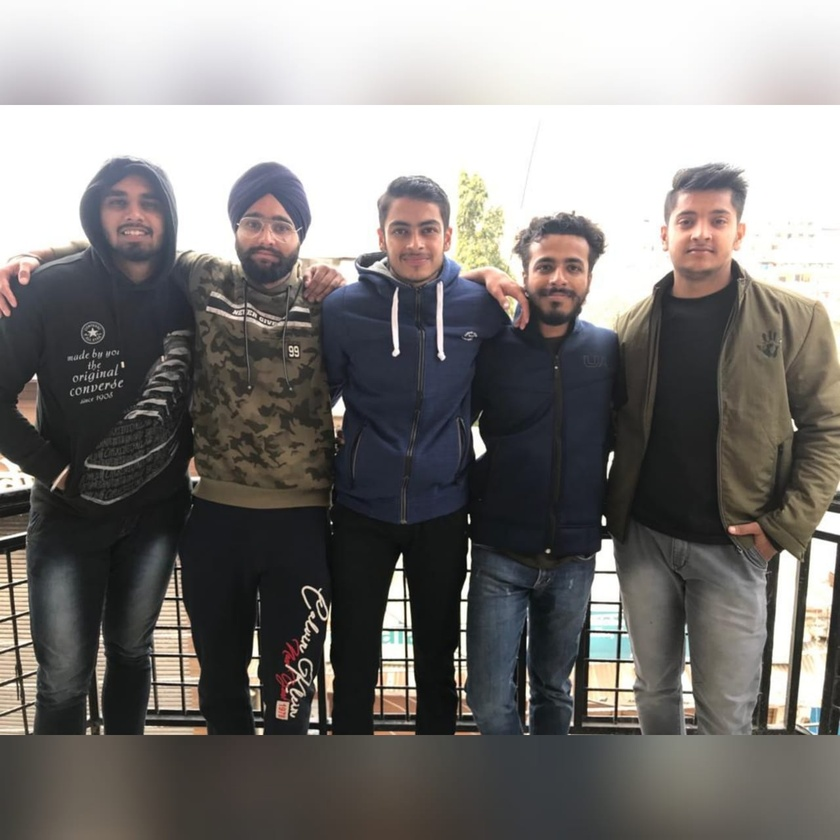
#> input picture images/Group.jpg, 840 x 840 px, shrunk from 1280 x 1280 before the run
$ python -i CV_cartoonize.py   (imports and definitions only)
#> lines starting #> are read from the running program, lines starting #| are printed output that depends on the picture; after the words box and inside, x2 and y2 are one past the last pixel; in counts of white or black regions, pixels touching at a corner belong together
#> further down, picture is the input picture: PIL image 840x840 RGB; mean R, G, B 126.2, 123.5, 121.4
import streamlit as st
import cv2
import numpy as np
import matplotlib.pyplot as plt
from PIL import Image
import os


face_cascade = cv2.CascadeClassifier('frecog/haarcascade_frontalface_default.xml')
eye_cascade = cv2.CascadeClassifier('frecog/haarcascade_eye.xml')
smile_cascade = cv2.CascadeClassifier('frecog/haarcascade_smile.xml')

def cartoonize_image(our_image):
	new_img = np.array(our_image.convert('RGB'))
	img = cv2.cvtColor(new_img,1)
	gray = cv2.cvtColor(new_img, cv2.COLOR_BGR2GRAY)
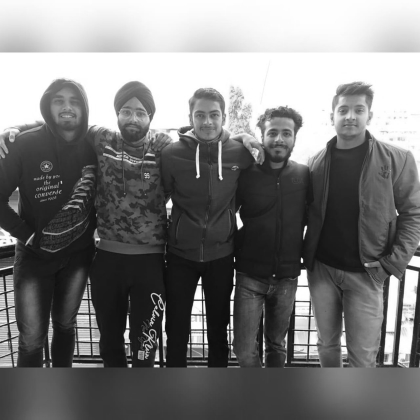
#> gray: shape (840, 840) (shown at 1/2 size); min 3, max 255, mean 123.1


	st.markdown("#### Original Image")
#> (this line was passed over: streamlit is not available in this run)
	#st.image(our_image, width = 800)
	plt.figure(figsize = (12,8))
	plt.imshow(our_image)
	st.pyplot()
#> (this line was passed over: streamlit is not available in this run)


	# Edges
	gray = cv2.medianBlur(gray, 5)
	edges = cv2.adaptiveThreshold(gray, 255, cv2.ADAPTIVE_THRESH_MEAN_C, cv2.THRESH_BINARY, 9, 9)
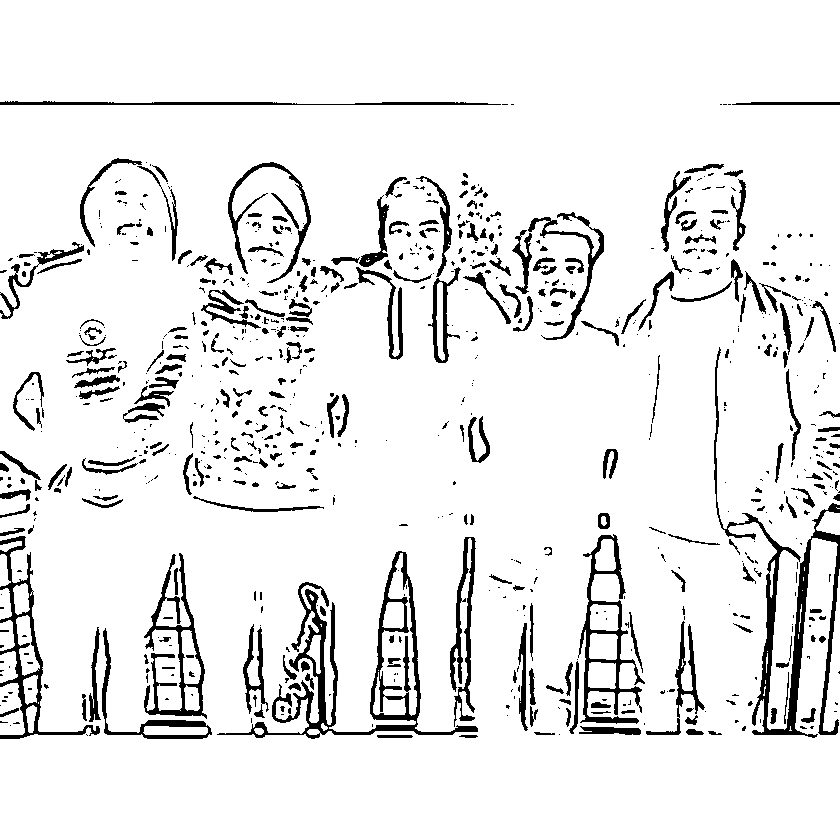
#> edges: shape (840, 840); 91.7% white; 797 black regions (491 under 20 px), largest, box (x1, y1, x2, y2) and area: (217, 551, 478, 739) 6238, (714, 347, 840, 738) 5329, (578, 534, 645, 724) 2608
	#Color
	color = cv2.bilateralFilter(img, 9, 300, 300)
	#Cartoon
	cartoon = cv2.bitwise_and(color, color, mask=edges)
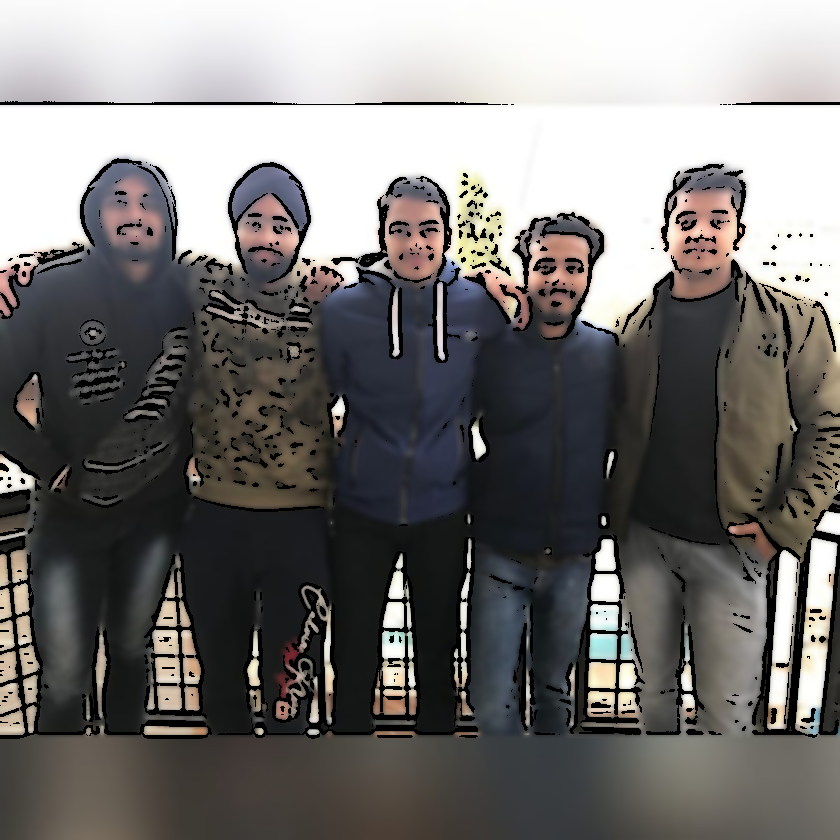
#> cartoon: shape (840, 840, 3); mean R, G, B 118.3, 116, 114.4


	st.markdown("#### Cartoonized Image")
#> (this line was passed over: streamlit is not available in this run)
	plt.figure(figsize = (12,8))
	plt.imshow(cartoon)
	st.pyplot()
#> (this line was passed over: streamlit is not available in this run)


# [19 lines left out: function cartoonize_main, not called in this run]

>>> from PIL import Image
>>> picture = Image.open('images/Group.jpg')
>>> result = cartoonize_image(picture)

$ run again, on images/Men.jpg
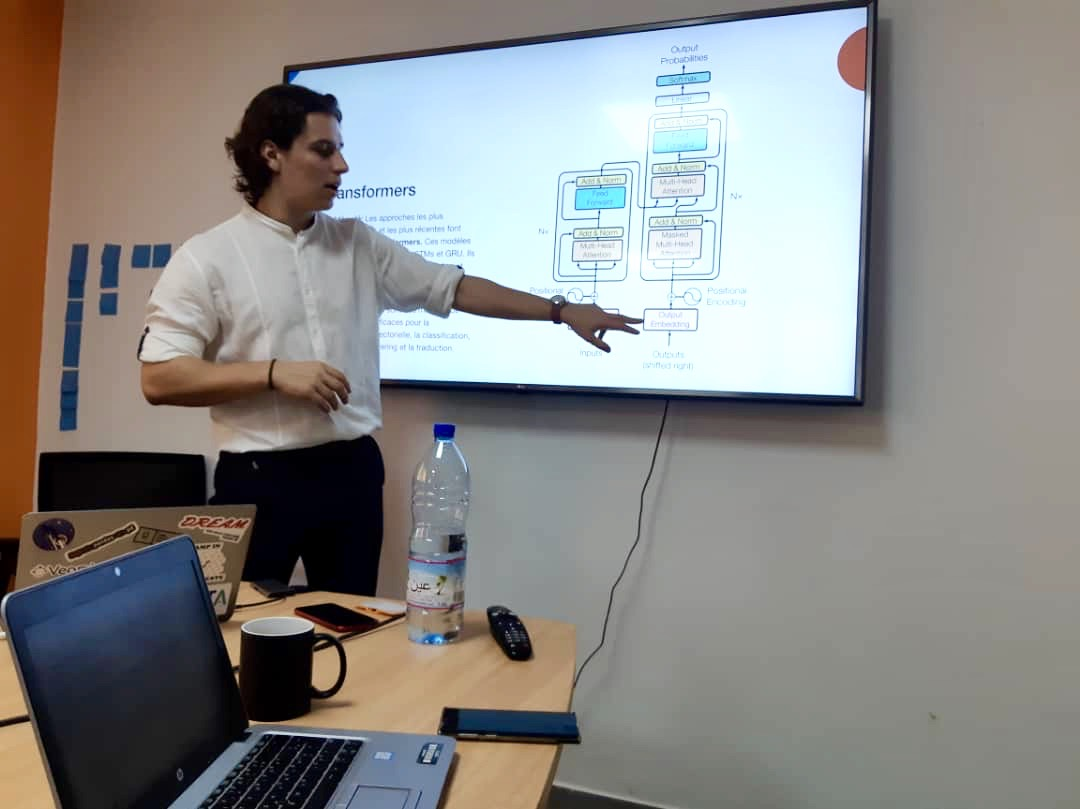
#> input picture images/Men.jpg, 1080 x 809 px
#> picture is the input picture: PIL image 1080x809 RGB; mean R, G, B 136.9, 135.7, 133.4
#> in cartoonize_image, `edges = cv2.adaptiveThreshold(gray, 255, cv2.ADAPTIVE_THRESH_MEAN_C, c..`:
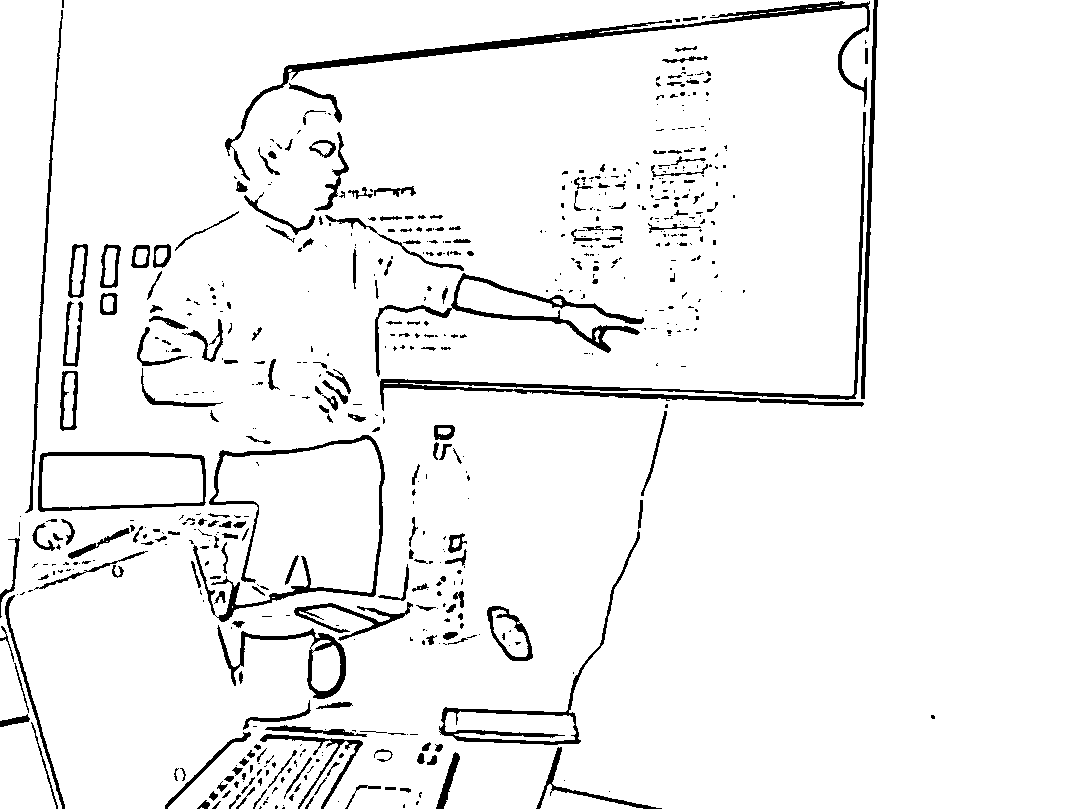
#> edges: shape (809, 1080); 94.5% white; 621 black regions (401 under 20 px), largest, box (x1, y1, x2, y2) and area: (225, 1, 870, 181) 5054, (380, 112, 866, 411) 4425, (193, 435, 385, 622) 3018
#> in cartoonize_image, `cartoon = cv2.bitwise_and(color, color, mask=edges)`:
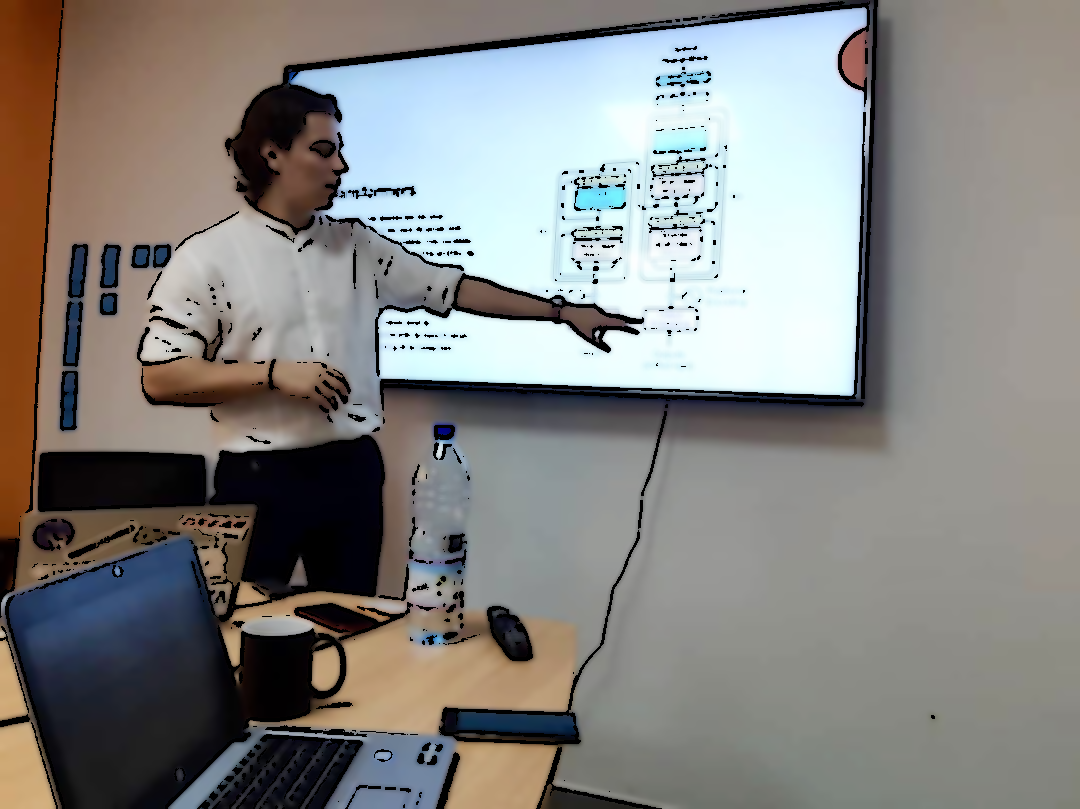
#> cartoon: shape (809, 1080, 3); mean R, G, B 132.7, 131.6, 129

$ run again, on images/Women.jpg
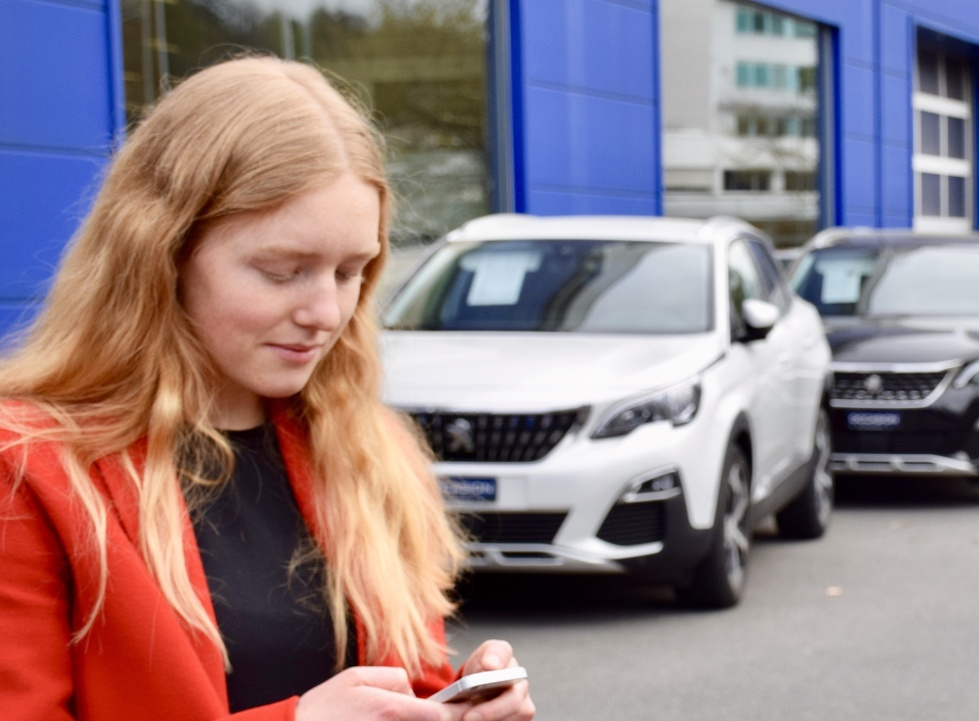
#> input picture images/Women.jpg, 979 x 721 px, shrunk from 3265 x 2403 before the run
#> picture is the input picture: PIL image 979x721 RGB; mean R, G, B 145.9, 125.9, 130.8
#> in cartoonize_image, `edges = cv2.adaptiveThreshold(gray, 255, cv2.ADAPTIVE_THRESH_MEAN_C, c..`:
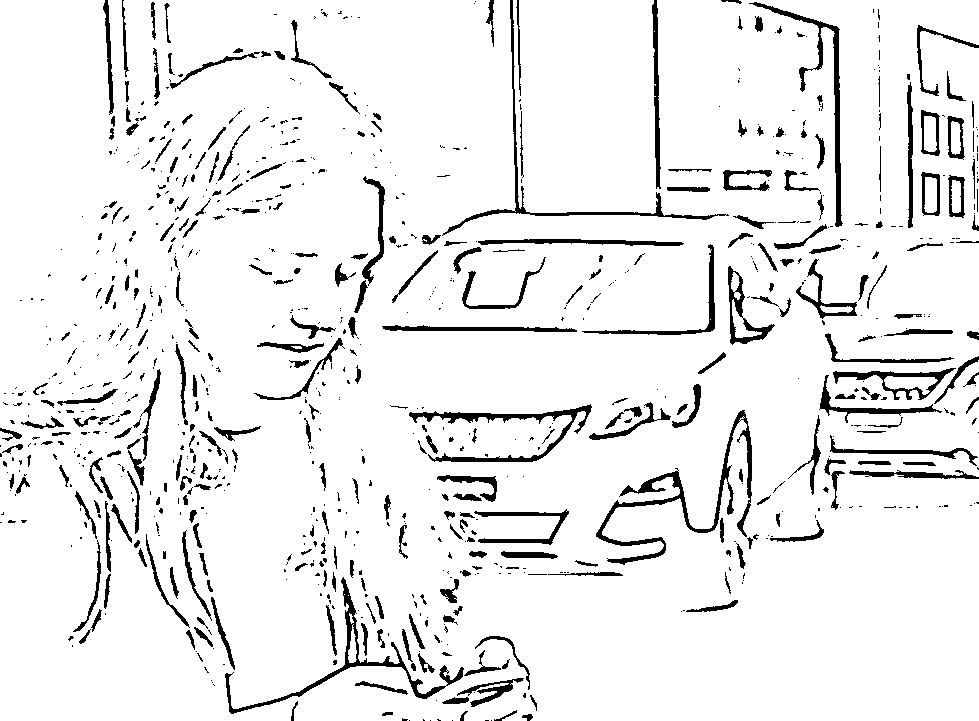
#> edges: shape (721, 979); 92.7% white; 918 black regions (594 under 20 px), largest, box (x1, y1, x2, y2) and area: (596, 410, 752, 565) 2819, (225, 577, 464, 714) 1975, (409, 404, 592, 462) 1826
#> in cartoonize_image, `cartoon = cv2.bitwise_and(color, color, mask=edges)`:
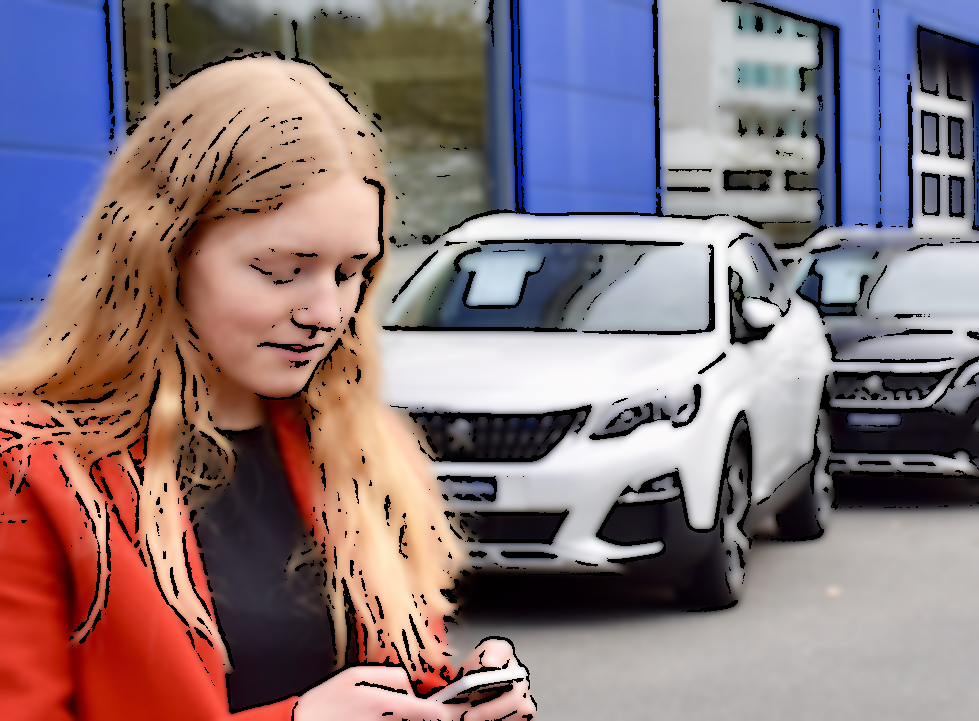
#> cartoon: shape (721, 979, 3); mean R, G, B 138, 119.6, 124.3
